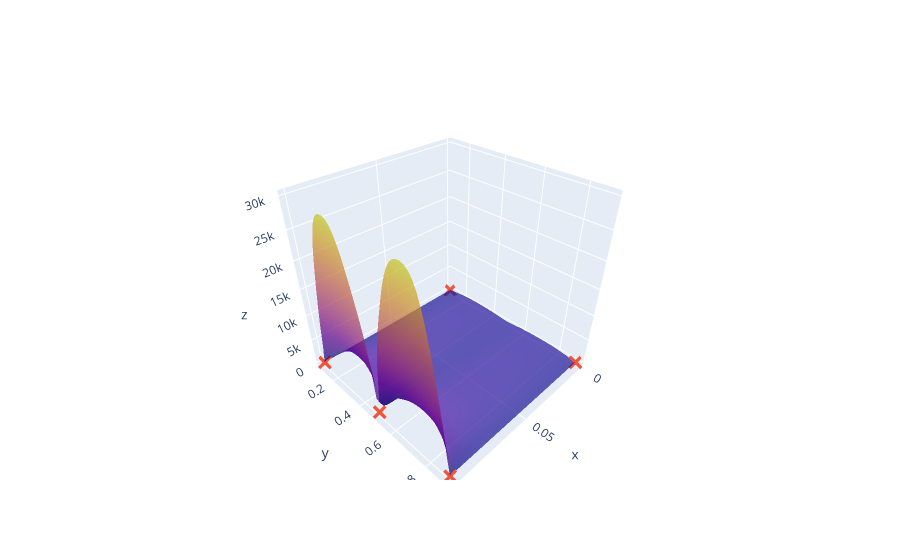
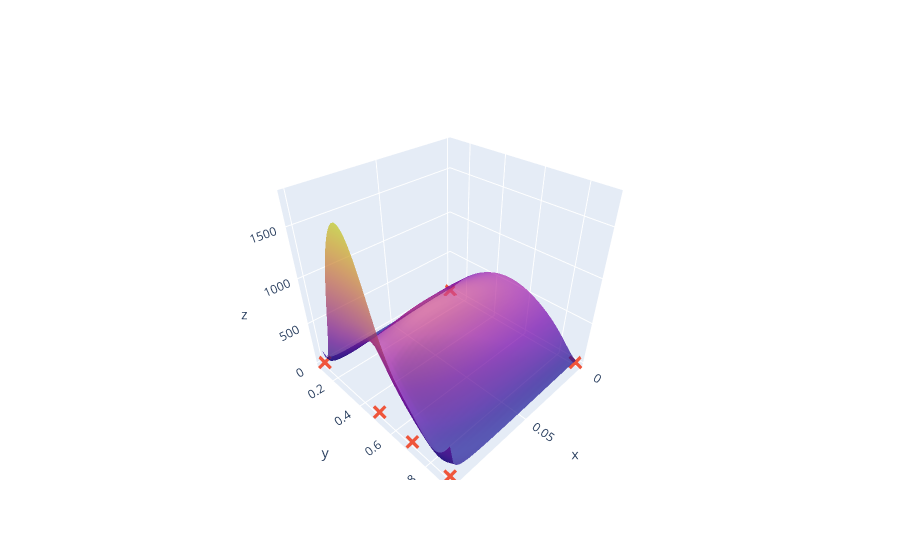
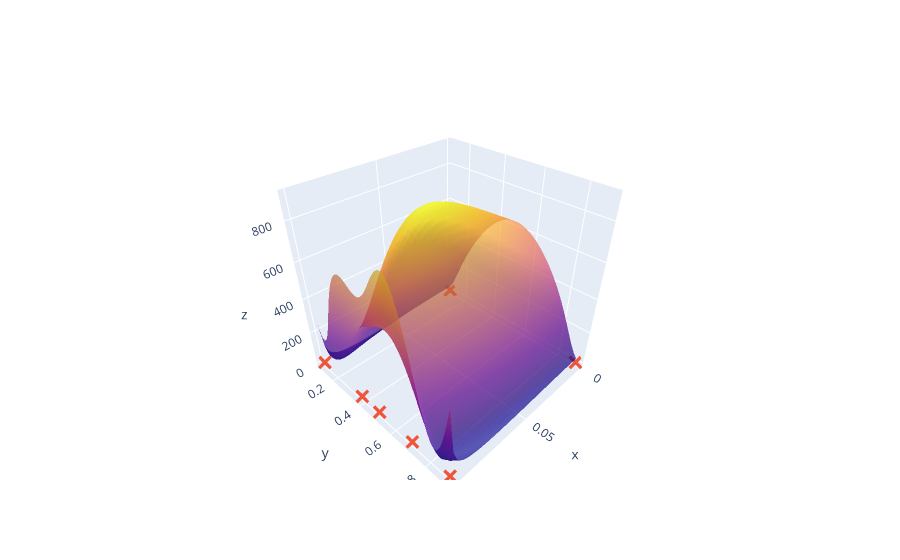
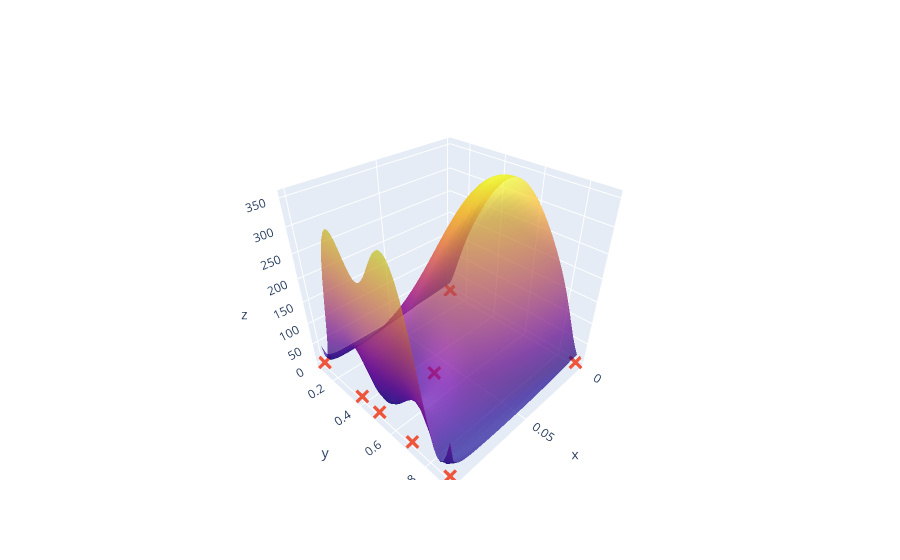

Notebook code for these charts, in order:
### Code cell
max_iterations = 10
l = []
for i in range(max_iterations):
    expdesign_loop.run_loop(f_PDE, 1)
    X_new = np.array([i.X for i in expdesign_loop.loop_state.results])
    Y_new = np.array([i.Y for i in expdesign_loop.loop_state.results])
    model_variance = IntegratedVarianceReduction(model=expdesign_loop.model,space=space,x_monte_carlo=x_monte_carlo)
    weighted_variance = acquisition_per_expected_cost(model_variance,cost_model)
    plot(np.vstack((X,X_new)),np.vstack((Y,Y_new)),weighted_variance)
    l.append(expdesign_loop.model.model.param_array[1])
    print(l)
plt.plot(l)

### Figure 1 — Plotly figure (JSON) as saved in the notebook; plotly's stock layout.template omitted (floating-point values rounded to 4 significant figures; data arrays with more than 128 entries replaced by an {"elided": "..."} marker saying what was removed)
{"data": [{"opacity": 0.7, "showscale": false, "type": "surface", "x": {"elided": "50x50 float values"}, "y": {"elided": "50x50 float values"}, "z": {"elided": "50x50 float values"}}, {"marker": {"size": 5, "symbol": "x"}, "mode": "markers", "type": "scatter3d", "x": [0.1, 0.001, 0.1, 0.001, 0.1, 0.001, 0.1, 0.001, 0.1], "y": [0.1, 0.1, 0.9, 0.9, 0.1, 0.1, 0.9, 0.9, 0.5], "z": [2.09, 2.09, 2.09, 2.09, 2.09, 2.09, 2.09, 2.09, 2.09]}], "layout": {}}

### Figure 2 — Plotly figure (JSON) as saved in the notebook; plotly's stock layout.template omitted (floating-point values rounded to 4 significant figures; data arrays with more than 128 entries replaced by an {"elided": "..."} marker saying what was removed)
{"data": [{"opacity": 0.7, "showscale": false, "type": "surface", "x": {"elided": "50x50 float values"}, "y": {"elided": "50x50 float values"}, "z": {"elided": "50x50 float values"}}, {"marker": {"size": 5, "symbol": "x"}, "mode": "markers", "type": "scatter3d", "x": [0.1, 0.001, 0.1, 0.001, 0.1, 0.001, 0.1, 0.001, 0.1, 0.1], "y": [0.1, 0.1, 0.9, 0.9, 0.1, 0.1, 0.9, 0.9, 0.5, 0.6993], "z": [4.289, 4.289, 4.289, 4.289, 4.289, 4.289, 4.289, 4.289, 4.289, 4.289]}], "layout": {}}

### Figure 3 — Plotly figure (JSON) as saved in the notebook; plotly's stock layout.template omitted (floating-point values rounded to 4 significant figures; data arrays with more than 128 entries replaced by an {"elided": "..."} marker saying what was removed)
{"data": [{"opacity": 0.7, "showscale": false, "type": "surface", "x": {"elided": "50x50 float values"}, "y": {"elided": "50x50 float values"}, "z": {"elided": "50x50 float values"}}, {"marker": {"size": 5, "symbol": "x"}, "mode": "markers", "type": "scatter3d", "x": [0.1, 0.001, 0.1, 0.001, 0.1, 0.001, 0.1, 0.001, 0.1, 0.1, 0.1], "y": [0.1, 0.1, 0.9, 0.9, 0.1, 0.1, 0.9, 0.9, 0.5, 0.6993, 0.3836], "z": [4.58, 4.58, 4.58, 4.58, 4.58, 4.58, 4.58, 4.58, 4.58, 4.58, 4.58]}], "layout": {}}

### Figure 4 — Plotly figure (JSON) as saved in the notebook; plotly's stock layout.template omitted (floating-point values rounded to 4 significant figures; data arrays with more than 128 entries replaced by an {"elided": "..."} marker saying what was removed)
{"data": [{"opacity": 0.7, "showscale": false, "type": "surface", "x": {"elided": "50x50 float values"}, "y": {"elided": "50x50 float values"}, "z": {"elided": "50x50 float values"}}, {"marker": {"size": 5, "symbol": "x"}, "mode": "markers", "type": "scatter3d", "x": [0.1, 0.001, 0.1, 0.001, 0.1, 0.001, 0.1, 0.001, 0.1, 0.1, 0.1, 0.06238], "y": [0.1, 0.1, 0.9, 0.9, 0.1, 0.1, 0.9, 0.9, 0.5, 0.6993, 0.3836, 0.497], "z": [1.168, 1.168, 1.168, 1.168, 1.168, 1.168, 1.168, 1.168, 1.168, 1.168, 1.168, 1.168]}], "layout": {}}
